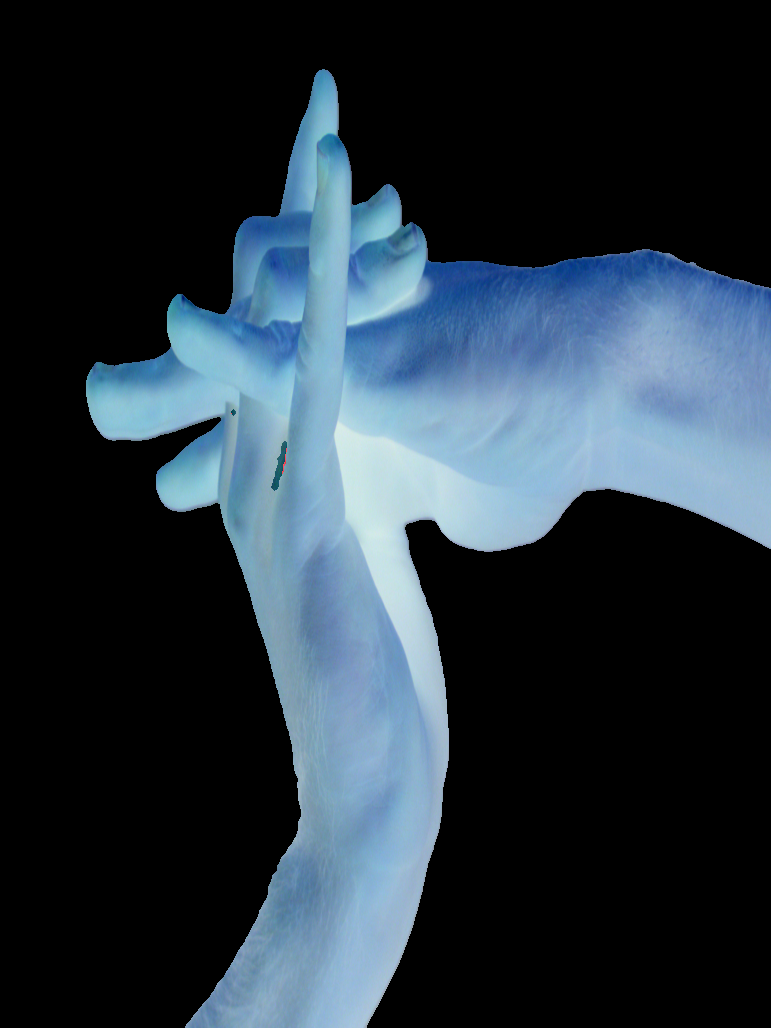
#> input picture ROI/ROI_boeuf2_3.bmp, 771 x 1028 px; its folder holds 4 pictures in this run
$ python HoGBase.py
#> lines starting #> are read from the running program, lines starting #| are printed output that depends on the picture
#> further down, image is the input picture: shape (1028, 771, 3); mean B, G, R 62.8, 52.3, 39.1
import numpy as np
from numpy.linalg import norm
import cv2 as cv
from matplotlib import pyplot as plt
import glob

def hog(image):
    cell_size = (16, 16)  # h x w in pixels
    block_size = (2, 2)  # h x w in cells
    nbins = 9  # number of orientation bins

    # winSize is the size of the image cropped to an multiple of the cell size
    # cell_size is the size of the cells of the img patch over which to calculate the histograms
    # block_size is the number of cells which fit in the patch
    hog = cv.HOGDescriptor(_winSize=(image.shape[1] // cell_size[1] * cell_size[1],
                                      image.shape[0] // cell_size[0] * cell_size[0]),
                            _blockSize=(block_size[1] * cell_size[1],
                                        block_size[0] * cell_size[0]),
                            _blockStride=(cell_size[1], cell_size[0]),
                            _cellSize=(cell_size[1], cell_size[0]),
                            _nbins=nbins)

    hog_features = hog.compute(image)

    nb_zones = int(len(hog_features) / 9)
#> nb_zones = 11844
    hog_max = np.zeros(nb_zones)
#> hog_max = 11844 values from 0 to 0
    freq_HoG = np.zeros(8)
    for i in range(0, nb_zones):
        tab_tempo = hog_features[i * 9:i * 9 + 8]
        hog_max[i] = np.argmax(tab_tempo)
#> after the loop, hog_max = 11844 values, max 7 at index 1614, min 0 at index 0, mean 0.749
    for i in range(0, 8):
        freq_HoG[i] = np.count_nonzero(hog_max == i)
#> after the loop, freq_HoG = [9444, 500, 468, 157, 467, 163, 235, 410]
    return freq_HoG

i =0
tab_hog = np.zeros((156,8))

for img in glob.glob('ROI/*.bmp'):
    # lire et affichage de l'image qu'on veut
    image = cv.imread(img)
    print(img)
    chemain = img[4:]

    tab_hog[i] = hog(image)
    i+=1

meansclasses = np.zeros((12,8))
varclasses = np.zeros((12,8))
for i in range(0,12):
    meansclasses[i]=np.mean(tab_hog[i:i+12], axis = 0)
    varclasses[i] = np.var(tab_hog[i:i + 12], axis=0)

result = np.zeros(156)
for i in range(0,12):
    for j in range(0,13):
        norms = np.zeros(12)
        for k in range(0, 12):
            norms[k] = norm(tab_hog[i*13+j][1:7]-meansclasses[k][1:7])
        minNorm = np.argmin(norms)
        result[i*13+j] = (minNorm == i)
#> after the loop, result = 156 values, max 1 at index 0, min 0 at index 4, mean 0.109

plt.hist(result)
plt.show()
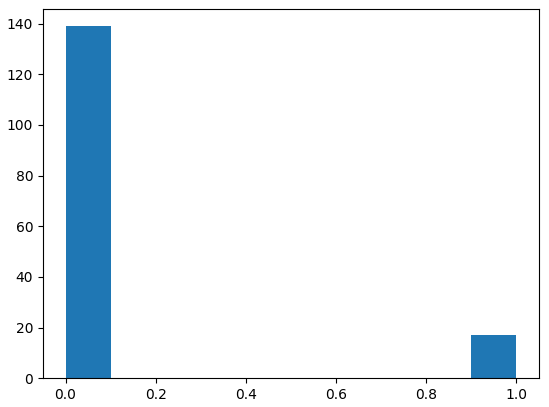
#> figure drawn by matplotlib, 1 panel; tallest bar 139 high, from x = -6.94e-18 to 0.1

print("done")

cv.waitKey(0)
